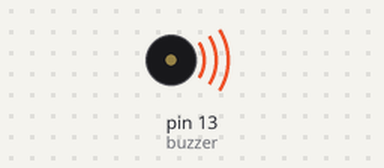
Bench run of a sketch on a simulated Arduino Uno, built with avr-gcc and run on an emulated ATmega328P. Shown: buzzer (waves = sounding).

Above: at 0.5 s.
Timing chart, 0 to 19.5 s (numbered marks = the images above):
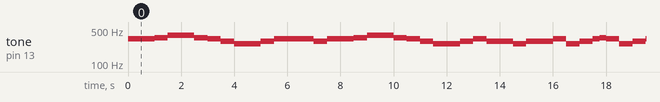

Measured:
- by itself, tone on pin 13 (buzzer): plays 330 Hz for 1.0 s, 350 Hz for 0.50 s, 393 Hz for 1.0 s, 350 Hz for 0.50 s, 330 Hz for 0.50 s, 294 Hz for 0.50 s … (209 notes in this stretch)

The sketch:

Buzzer_sing.ino
```cpp
// (licence header left out)
#define NTBL1 248
#define NTBL2 278
#define NTBL3 294
#define NTBL4 330
#define NTBL5 371
#define NTBL6 416
#define NTBL7 467

#define NTB1 495
#define NTB2 556
#define NTB3 624
#define NTB4 661
#define NTB5 742
#define NTB6 833
#define NTB7 935

#define NTBH1 990
#define NTBH2 1112
#define NTBH3 1178
#define NTBH4 1322
#define NTBH5 1484
#define NTBH6 1665
#define NTBH7 1869

#define NTCL1 131
#define NTCL2 147
#define NTCL3 165
#define NTCL4 175
#define NTCL5 196
#define NTCL6 221
#define NTCL7 248

#define NTC1 262
#define NTC2 294
#define NTC3 330
#define NTC4 350
#define NTC5 393
#define NTC6 441
#define NTC7 495

#define NTCH1 525
#define NTCH2 589
#define NTCH3 661
#define NTCH4 700
#define NTCH5 786
#define NTCH6 882
#define NTCH7 990

#define NTD0 -1
#define NTD1 294
#define NTD2 330
#define NTD3 350
#define NTD4 393
#define NTD5 441
#define NTD6 495
#define NTD7 556

#define NTDL1 147
#define NTDL2 165
#define NTDL3 175
#define NTDL4 196
#define NTDL5 221
#define NTDL6 248
#define NTDL7 278

#define NTDH1 589
#define NTDH2 661
#define NTDH3 700
#define NTDH4 786
#define NTDH5 882
#define NTDH6 990
#define NTDH7 1112

#define NTE1 330
#define NTE2 350
#define NTE3 393
#define NTE4 441
#define NTE5 495
#define NTE6 556
#define NTE7 624

#define NTEL1 165
#define NTEL2 175
#define NTEL3 196
#define NTEL4 221
#define NTEL5 248
#define NTEL6 278
#define NTEL7 312

#define NTEH1 661
#define NTEH2 700
#define NTEH3 786
#define NTEH4 882
#define NTEH5 990
#define NTEH6 1112
#define NTEH7 1248

int buzzer = 13;      //Buzzer connect Pin13
//Ode
int tune[]=
{
NTC3, NTC3, NTC4, NTC5, NTC5, NTC4, NTC3, NTC2, NTC1, NTC1, NTC2, NTC3, NTC3,NTC2, NTC2,
 NTC3, NTC3, NTC4, NTC5, NTC5, NTC4, NTC3, NTC2, NTC1, NTC1, NTC2, NTC3, NTC2, NTC1, NTC1,
NTC2, NTC2, NTC3,NTC1, NTC2, NTC3, NTC4, NTC3, NTC1, NTC2, NTC3, NTC4, NTC3, NTC2,

NTC1, NTC2, NTCL5, NTC3, NTC3, NTC3, NTC4, NTC5, NTC5, NTC4, NTC3, NTC4, NTC2, NTC1, NTC1, NTC2, NTC3,
 NTC2, NTC1,NTC1,
};

float durt[]=
{
1, 1, 1, 1, 1, 1, 1, 1, 1, 1, 1, 1, 2, 0.5, 0.5, 1, 1, 1, 1, 1, 1, 1, 1,
1, 1, 1, 1, 2, 0.5, 0.5, 1, 1, 1, 1, 1, 0.5, 0.5, 1, 1, 1, 0.5, 0.5, 1, 1,
0.5, 0.5, 1, 1, 1, 1, 1, 1, 1, 1, 1, 0.5, 0.5, 1, 1, 1, 1, 2, 0.5, 0.5,
};

/*
//生日歌C
/*
int tune[]=                 //根据简谱列出各频率
{
NTC5, NTC5, NTC6, NTC5, NTCH1, NTC7,
NTC5, NTC5, NTC6, NTC5, NTCH2, NTCH1,
NTC5, NTC5, NTCH5, NTCH3, NTCH1, NTC7, NTC6,
NTCH4, NTCH4, NTCH3, NTCH1, NTCH2, NTCH1,
};
float durt[]=                   //根据简谱列出各节拍
{
0.5, 0.5, 1, 1, 1, 2,
 0.5, 0.5, 1, 1, 1, 2,
 0.5, 0.5, 1, 1, 1, 1, 2,
 0.5, 0.5, 1, 1, 1, 2,
};
*/

void PlayTest()
{
 int length = sizeof(tune)/sizeof(tune[0]);
 for(int x=0; x < length; x++)
  {
    tone(buzzer,tune[x]);
    delay(500*durt[x]);
    //This is used to adjust the delay according to the beat.
    //The 500 index can be adjusted by yourself. In this music, I found that it is more suitable to use 500.
    noTone(buzzer);
  }
}

void setup()
{
  pinMode(buzzer,OUTPUT);
}

void loop()
{
  PlayTest();
}
```
